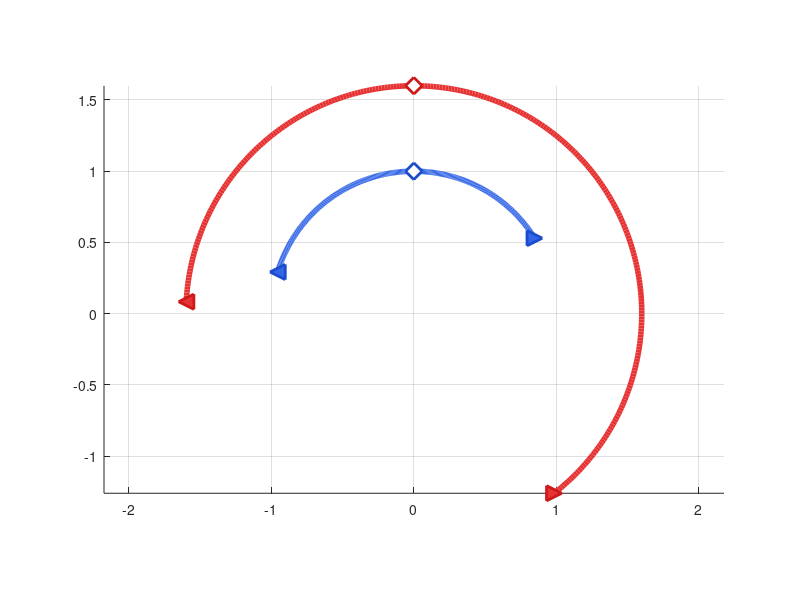

Source code (MATLAB): (Note: this script raises an error after producing the figure.)
%% ── FIGURE : Débattement angulaire des molettes ──────────────────────────────
figure('Name','Débattement molettes','Color','w','Position',[400 400 800 500]);
hold on; grid on; axis equal;
 
% ── Paramètres des molettes ───────────────────────────────────────────────────
petite_D =  -58;    % degrés vers la droite
petite_G = 73;    % degrés vers la gauche
grande_D =  -142;
grande_G = 87;
% ── Rayons (visuels) ──────────────────────────────────────────────────────────
r_petite = 1;
r_grande = 1.6;
 
% ── Arcs ──────────────────────────────────────────────────────────────────────
theta_petite = linspace(petite_G, petite_D, 300);
theta_grande = linspace(grande_G, grande_D, 300);
 
plot(r_petite * cosd(theta_petite + 90), r_petite * sind(theta_petite + 90), ...
     '-', 'Color', [0.2 0.4 0.9], 'LineWidth', 4, 'DisplayName', 'Petite molette');
plot(r_grande * cosd(theta_grande + 90), r_grande * sind(theta_grande + 90), ...
     '-', 'Color', [0.9 0.2 0.2], 'LineWidth', 4, 'DisplayName', 'Grande molette');
 
% ── Position initiale (0°) — en haut ─────────────────────────────────────────
plot(0, +r_petite, 'diamond', 'MarkerSize', 12, ...
     'MarkerEdgeColor', [0.1 0.3 0.8], 'MarkerFaceColor', 'white', ...
     'LineWidth', 2, 'HandleVisibility', 'off');
plot(0, +r_grande, 'diamond', 'MarkerSize', 12, ...
     'MarkerEdgeColor', [0.8 0.1 0.1], 'MarkerFaceColor', 'white', ...
     'LineWidth', 2, 'HandleVisibility', 'off');
 
% ── Marqueurs extrêmes ────────────────────────────────────────────────────────
plot(r_petite * cosd(petite_D + 90), r_petite * sind(petite_D + 90), ...
     '>', 'MarkerSize', 11, 'MarkerEdgeColor', [0.1 0.3 0.8], ...
     'MarkerFaceColor', [0.2 0.4 0.9], 'LineWidth', 2, 'HandleVisibility', 'off');
plot(r_petite * cosd(petite_G + 90), r_petite * sind(petite_G + 90), ...
     '<', 'MarkerSize', 11, 'MarkerEdgeColor', [0.1 0.3 0.8], ...
     'MarkerFaceColor', [0.2 0.4 0.9], 'LineWidth', 2, 'HandleVisibility', 'off');
plot(r_grande * cosd(grande_D + 90), r_grande * sind(grande_D + 90), ...
     '>', 'MarkerSize', 11, 'MarkerEdgeColor', [0.8 0.1 0.1], ...
     'MarkerFaceColor', [0.9 0.2 0.2], 'LineWidth', 2, 'HandleVisibility', 'off');
plot(r_grande * cosd(grande_G + 90), r_grande * sind(grande_G + 90), ...
     '<', 'MarkerSize', 11, 'MarkerEdgeColor', [0.8 0.1 0.1], ...
     'MarkerFaceColor', [0.9 0.2 0.2], 'LineWidth', 2, 'HandleVisibility', 'off');
 
% ── Lignes radiales ───────────────────────────────────────────────────────────
plot([0, r_petite * cosd(petite_D + 90)], [0, r_petite * sind(petite_D + 90)], ...
     '--', 'Color', [0.2 0.4 0.9 0.5], 'LineWidth', 1, 'HandleVisibility', 'off');
plot([0, r_petite * cosd(petite_G + 90)], [0, r_petite * sind(petite_G + 90)], ...
     '--', 'Color', [0.2 0.4 0.9 0.5], 'LineWidth', 1, 'HandleVisibility', 'off');
plot([0, 0], [0, +r_petite], '--', 'Color', [0.2 0.4 0.9 0.5], ...
     'LineWidth', 1, 'HandleVisibility', 'off');
plot([0, r_grande * cosd(grande_D + 90)], [0, r_grande * sind(grande_D + 90)], ...
     '--', 'Color', [0.9 0.2 0.2 0.5], 'LineWidth', 1, 'HandleVisibility', 'off');
plot([0, r_grande * cosd(grande_G + 90)], [0, r_grande * sind(grande_G + 90)], ...
     '--', 'Color', [0.9 0.2 0.2 0.5], 'LineWidth', 1, 'HandleVisibility', 'off');
plot([0, 0], [0, +r_grande], '--', 'Color', [0.9 0.2 0.2 0.5], ...
     'LineWidth', 1, 'HandleVisibility', 'off');
 
% ── Annotations des angles aux extrêmes ──────────────────────────────────────
text(r_petite * cosd(petite_D + 90) + 0.05, r_petite * sind(petite_D + 90), ...
     sprintf('%d°', petite_D), 'Color', [0.2 0.4 0.9], 'FontSize', 11, 'FontWeight', 'bold');
text(r_petite * cosd(petite_G + 90) - 0.15, r_petite * sind(petite_G + 90), ...
     sprintf('%d°', petite_G), 'Color', [0.2 0.4 0.9], 'FontSize', 11, 'FontWeight', 'bold');
text(r_grande * cosd(grande_D + 90) + 0.05, r_grande * sind(grande_D + 90), ...
     sprintf('%d°', grande_D), 'Color', [0.9 0.2 0.2], 'FontSize', 11, 'FontWeight', 'bold');
text(r_grande * cosd(grande_G + 90) - 0.18, r_grande * sind(grande_G + 90), ...
     sprintf('%d°', grande_G), 'Color', [0.9 0.2 0.2], 'FontSize', 11, 'FontWeight', 'bold');
 
% ── Totaux en bas ─────────────────────────────────────────────────────────────
text(0, -r_petite - 0.15, sprintf('Petite : %d° total', abs(petite_D) + abs(petite_G)), ...
     'Color', [0.2 0.4 0.9], 'FontSize', 10, 'FontWeight', 'bold', 'HorizontalAlignment', 'center');
text(0, -r_grande - 0.15, sprintf('Grande : %d° total', abs(grande_D) + abs(grande_G)), ...
     'Color', [0.9 0.3 0.2], 'FontSize', 10, 'FontWeight', 'bold', 'HorizontalAlignment', 'center');
 
% ── Centre ────────────────────────────────────────────────────────────────────
plot(0, 0, 'k+', 'MarkerSize', 12, 'LineWidth', 2, 'HandleVisibility', 'off');
 
lgd = legend('Location', 'southoutside', 'Orientation', 'horizontal', 'FontSize', 11);
lgd.Position(2) = lgd.Position(2) - 0.08;
title({'Débattement angulaire des molettes', '◇ = position initiale   ▶ = extrême D   ◀ = extrême G'});
axis off;
